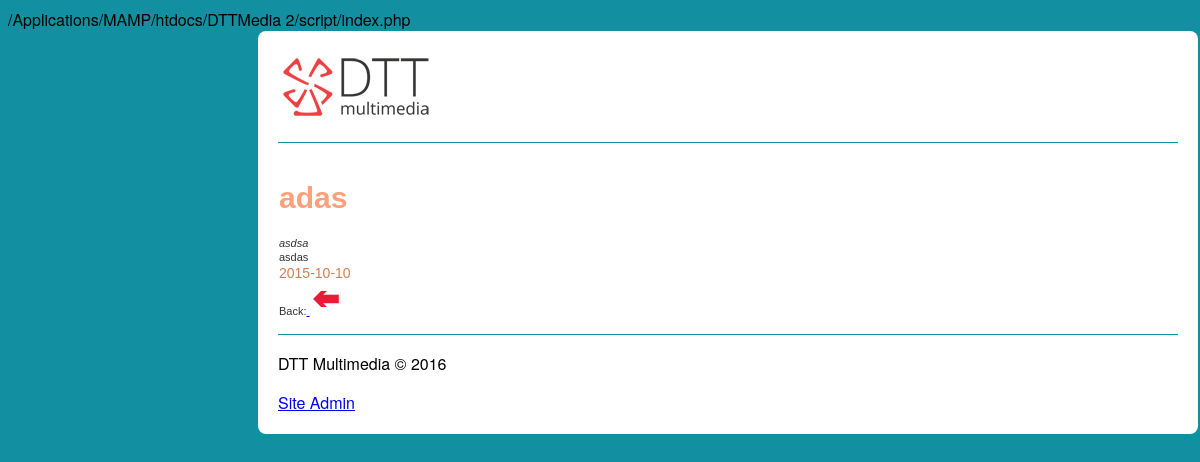
The page /script/viewPage.php?id=11 on the database its author committed.
### tables this page shows
CREATE TABLE `article` (
  `article_id` int(3) NOT NULL,
  `article_title` mediumtext NOT NULL,
  `article_summery` mediumtext NOT NULL,
  `article_content` longtext NOT NULL,
  `publication_date` date NOT NULL
);

### script/viewPage.php (the view, shortened to what this page needs)
<?php
include_once('include/functions.php');
$id = $_GET['id'];
$db = mysqli_connect(HOST, USER, PASSWORD, DATABASE);
$query = "SELECT * FROM `article` WHERE `article_id` = $id";
$result = mysqli_query($db, $query);
while($row = mysqli_fetch_array($result)) {
    $publication_date = $row['publication_date'];
    $article_title = $row['article_title'];
    $article_summery = $row['article_summery'];
    $article_content = $row['article_content'];
    echo "<table id='adminTable'>
            <tr>
                <td><h1>$article_title</h1></a></td>
            </tr>
            <tr>
                <td style='font-style: italic; '>$article_summery</td>
            </tr>
            <tr>
                <td>$article_content</td>
            </tr>
            <tr>
                <td id='art_date'>$publication_date</td> </tr>
                <tr><td>Back:<a href='index.php'> <img src=\"../image/back.png\"> </a></td></tr>
    </table>";
}

### script/css/style.css (style rules this page uses)
body { background-color: #1290A1; font-family: Helvetica Neue, Arial, sans-serif; }
h1 { color: lightsalmon; font-size: 30px; }
table { text-align: left; font-family: verdana, arial, sans-serif; font-size: 11px; color: #333333; border-width: 1px; border-color: #3A3A3A; border-collapse: collapse; }
table td { background-color: #ffffff; }
#art_date { float: left; font-size: 14px; color: #D57C54; }

### rows shown on the page
article: article_title "adas", article_summery "asdsa", article_content "asdas", publication_date "2015-10-10"
